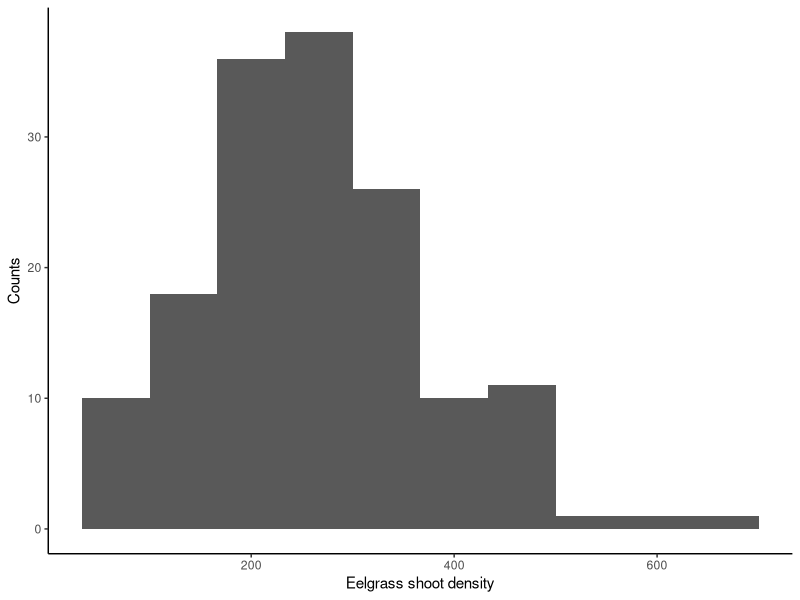
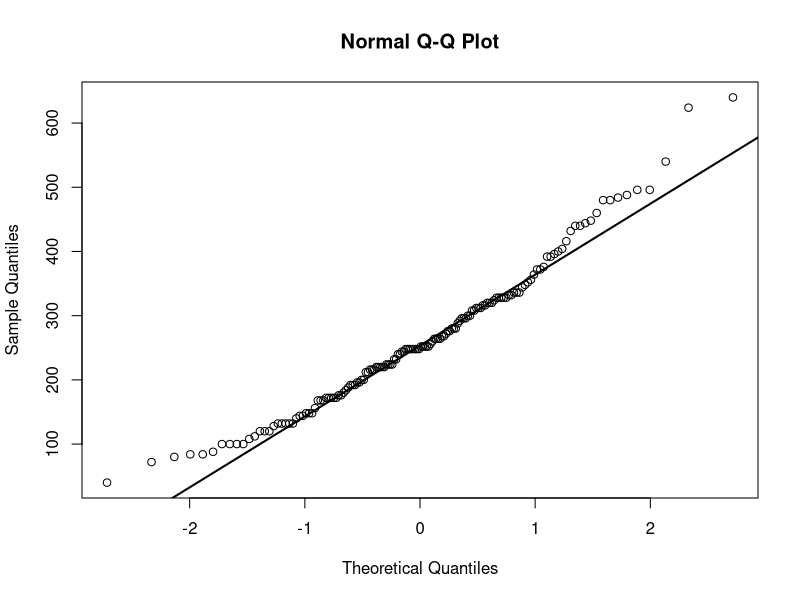
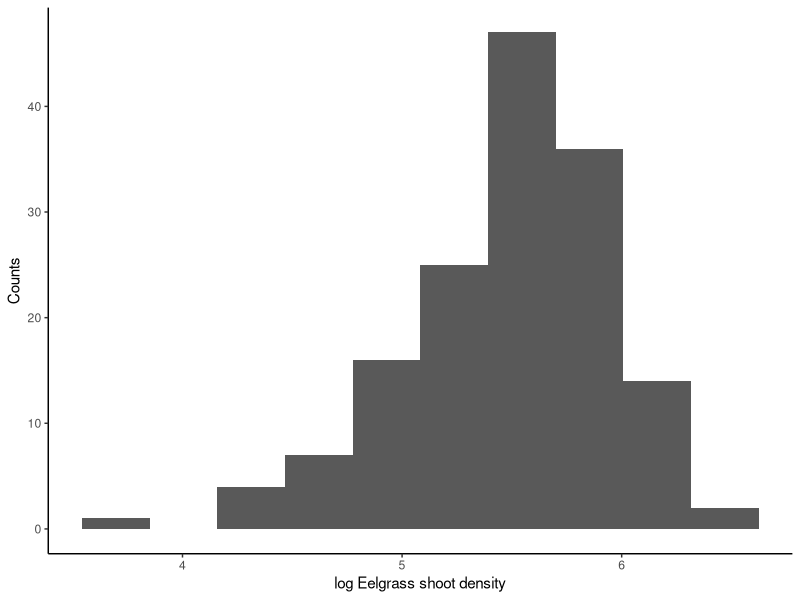
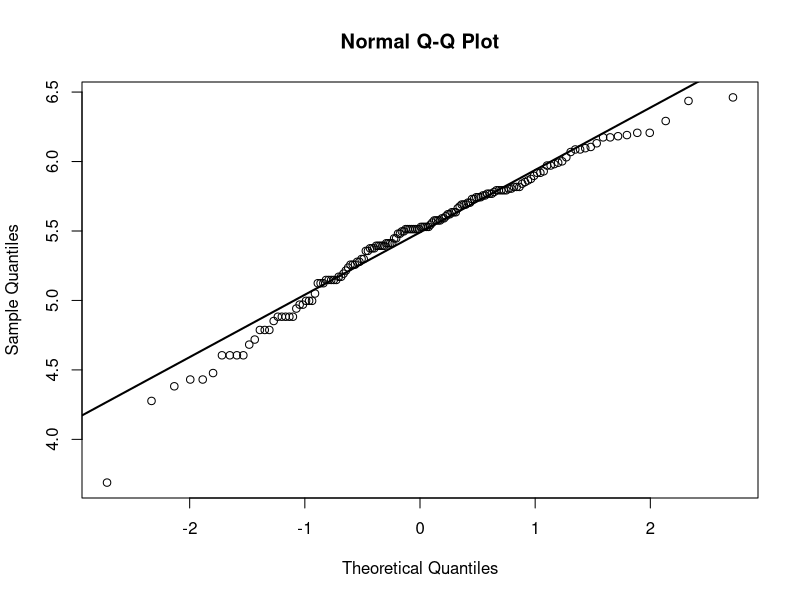
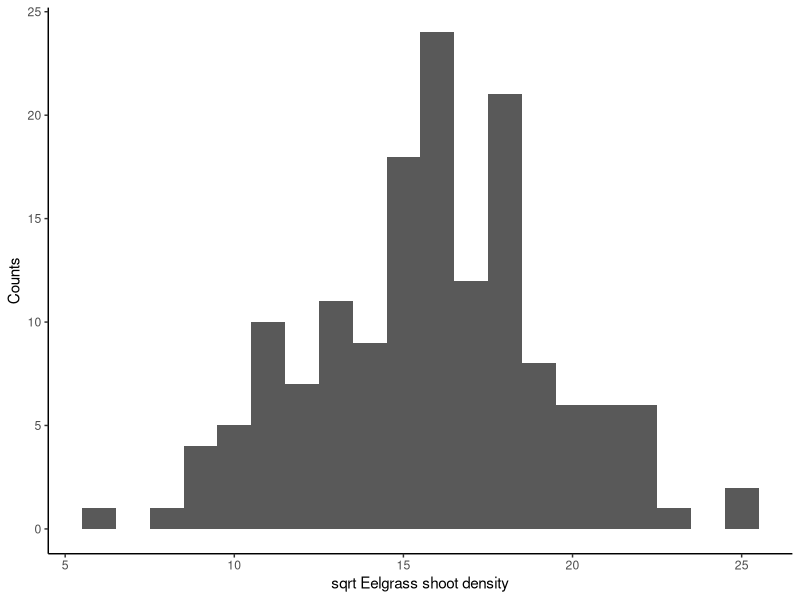
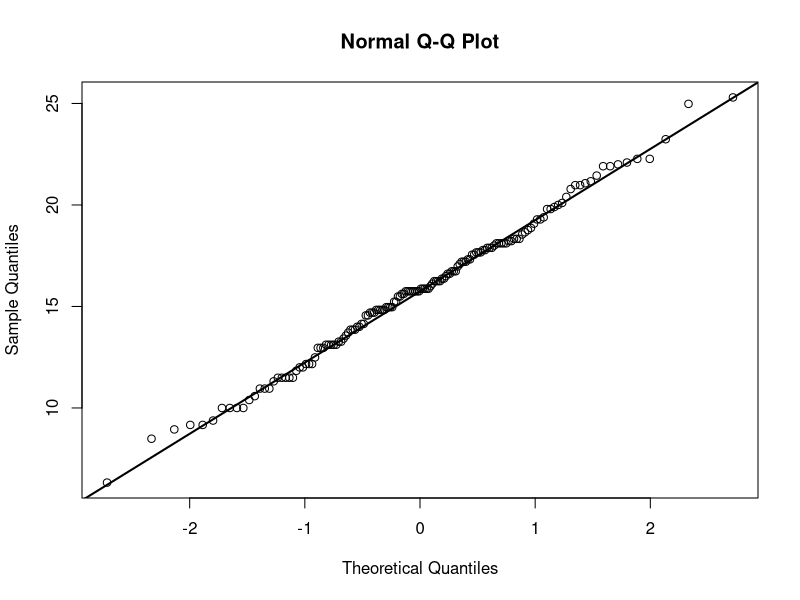
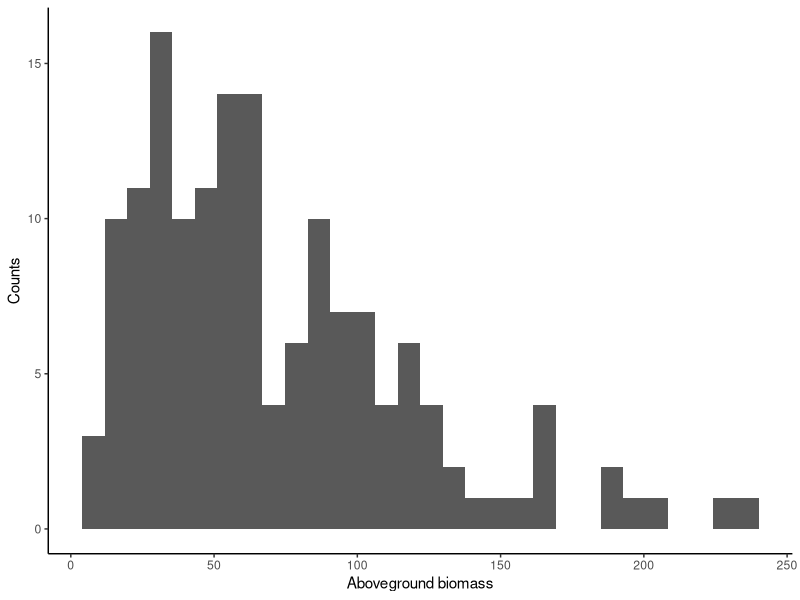
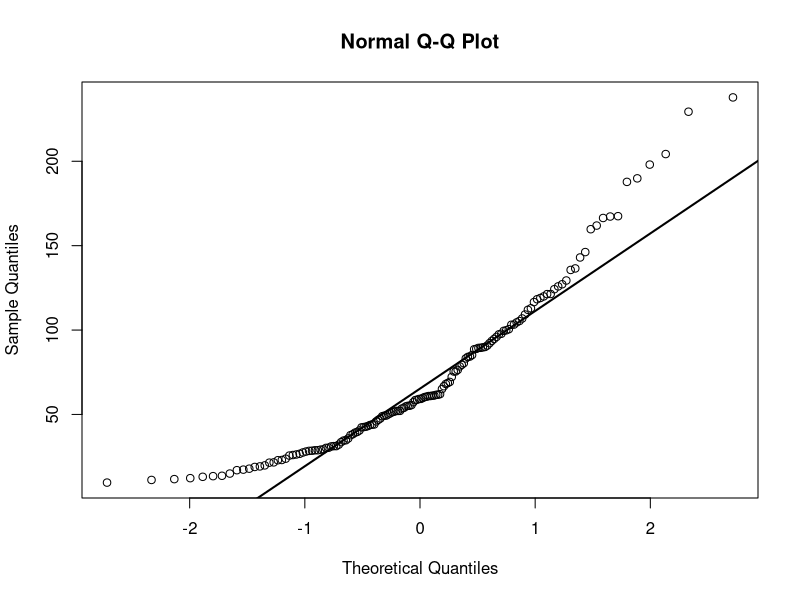

Reproduce these figures in R, in order. (Note: this script raises an error after producing the figures.)
## ---- chunk 1
library(ggplot2)
library(dplyr)

theme_set(theme_classic())
## ---- chunk 2
tran.dat <- read.csv( "../ALL_DATA/eelgrass_bio_sed_transect_derived.csv", header = TRUE, stringsAsFactors = FALSE)
## ---- chunk 3
tran.dat <- tran.dat %>% 
  filter(site != "2017_L_01" & site != "2017_H_01") %>% 
  filter(quadrat < 9)
## ---- chunk 4
## Raw data ##
ggplot(tran.dat, aes(eelgrass_shoots_msq)) +
  geom_histogram(bins = 10) +
  labs(x = "Eelgrass shoot density", y = "Counts")

qqnorm(tran.dat$eelgrass_shoots_msq)
qqline(tran.dat$eelgrass_shoots_msq, lwd = 2)

shapiro.test(tran.dat$eelgrass_shoots_msq)

## ln transformation ##
ggplot(tran.dat, aes(log(eelgrass_shoots_msq))) +
  geom_histogram(bins = 10) +
  labs(x = "log Eelgrass shoot density", y = "Counts")

qqnorm(log(tran.dat$eelgrass_shoots_msq))
qqline(log(tran.dat$eelgrass_shoots_msq), lwd = 2)

shapiro.test(log(tran.dat$eelgrass_shoots_msq))

## sqrt transfrormation ##
ggplot(tran.dat, aes(sqrt(eelgrass_shoots_msq))) +
  geom_histogram(binwidth = 1) +
  labs(x = "sqrt Eelgrass shoot density", y = "Counts")

qqnorm(sqrt(tran.dat$eelgrass_shoots_msq))
qqline(sqrt(tran.dat$eelgrass_shoots_msq), lwd = 2)

shapiro.test(sqrt(tran.dat$eelgrass_shoots_msq))
## ---- chunk 5
## Raw data ##
ggplot(tran.dat, aes(ag_mass)) +
  geom_histogram() +
  labs(x = "Aboveground biomass", y = "Counts")

qqnorm(tran.dat$ag_mass)
qqline(tran.dat$ag_mass, lwd = 2)

shapiro.test(tran.dat$ag_mass)

## ln transformed ##
ggplot(tran.dat, aes(log(ag_mass))) +
  geom_histogram() +
  labs(x = "log Aboveground biomass", y = "Counts")

qqnorm(log(tran.dat$ag_mass))
qqline(log(tran.dat$ag_mass), lwd = 2)

shapiro.test(log(tran.dat$ag_mass))

## sqrt transformation ##
ggplot(tran.dat, aes(sqrt(ag_mass))) +
  geom_histogram() +
  labs(x = "sqrt Aboveground biomass", y = "Counts")

qqnorm(sqrt(tran.dat$ag_mass))
qqline(sqrt(tran.dat$ag_mass), lwd = 2)

shapiro.test(sqrt(tran.dat$ag_mass))
## ---- chunk 6
## Raw data ##
ggplot(tran.dat, aes(bg_mass)) +
  geom_histogram() +
  labs(x = "Belowground biomass", y = "Counts")

qqnorm(tran.dat$bg_mass)
qqline(tran.dat$bg_mass, lwd = 2)

shapiro.test(tran.dat$bg_mass)

## ln transformed ##
ggplot(tran.dat, aes(log(bg_mass))) +
  geom_histogram() +
  labs(x = "log Belowground biomass", y = "Counts")

qqnorm(log(tran.dat$bg_mass))
qqline(log(tran.dat$bg_mass), lwd = 2)

shapiro.test(log(tran.dat$bg_mass))

## sqrt transformation ##
ggplot(tran.dat, aes(sqrt(bg_mass))) +
  geom_histogram() +
  labs(x = "sqrt belowground biomass", y = "Counts")

qqnorm(sqrt(tran.dat$bg_mass))
qqline(sqrt(tran.dat$bg_mass), lwd = 2)

shapiro.test(sqrt(tran.dat$bg_mass))
## ---- chunk 7
## Raw data ##
ggplot(tran.dat, aes(ag_mass / bg_mass)) +
  geom_histogram() +
  labs(x = "AG:BG biomass", y = "Counts")

qqnorm(tran.dat$ag_mass / tran.dat$bg_mass)
qqline(tran.dat$ag_mass / tran.dat$bg_mass, lwd = 2)

## ln transformed ##
ggplot(tran.dat, aes(log(ag_mass / bg_mass))) +
  geom_histogram() +
  labs(x = "log AG:BG biomass", y = "Counts")

qqnorm(log(tran.dat$ag_mass / tran.dat$bg_mass))
qqline(log(tran.dat$ag_mass / tran.dat$bg_mass), lwd = 2)

shapiro.test(log(tran.dat$ag_mass / tran.dat$bg_mass))

## sqrt transformation ##
ggplot(tran.dat, aes(sqrt(ag_mass / bg_mass))) +
  geom_histogram() +
  labs(x = "sqrt AG:BG biomass", y = "Counts")

qqnorm(sqrt(tran.dat$ag_mass / tran.dat$bg_mass))
qqline(sqrt(tran.dat$ag_mass / tran.dat$bg_mass), lwd = 2)

shapiro.test(sqrt(tran.dat$ag_mass / tran.dat$bg_mass))
## ---- chunk 8
## Raw data ##
ggplot(tran.dat, aes(epimass_shootmass)) +
  geom_histogram() +
  labs(x = "Epiphyte load", y = "Counts")

qqnorm(tran.dat$epimass_shootmass)
qqline(tran.dat$epimass_shootmass, lwd = 2)

## ln transformed ##
ggplot(tran.dat, aes(log(epimass_shootmass + 0.1))) +
  geom_histogram() +
  labs(x = "log Epiphyte load", y = "Counts")

qqnorm(log(tran.dat$epimass_shootmass + 0.1))
qqline(log(tran.dat$epimass_shootmass + 0.1), lwd = 2)

shapiro.test(log(tran.dat$epimass_shootmass + 0.1))

## sqrt transformation ##
ggplot(tran.dat, aes(sqrt(epimass_shootmass))) +
  geom_histogram() +
  labs(x = "sqrt Epiphyte load", y = "Counts")

qqnorm(sqrt(tran.dat$epimass_shootmass))
qqline(sqrt(tran.dat$epimass_shootmass), lwd = 2)

shapiro.test(sqrt(tran.dat$epimass_shootmass))
## ---- chunk 9
## raw data ##
ggplot(tran.dat, aes(grazmass_shootmass)) +
  geom_histogram(bins = 20) +
  labs(x = "Grazer load", y = "Count")

## ln transformation ##
ggplot(tran.dat, aes(log(grazmass_shootmass + 0.1))) +
  geom_histogram(bins = 10) +
  labs(x = " log Grazer load", y = "Count")

shapiro.test(log(tran.dat$grazmass_shootmass + 0.1))

## sqrt transformation ##
ggplot(tran.dat, aes(sqrt(grazmass_shootmass))) +
  geom_histogram(bins = 10) +
  labs(x = " sqrt Grazer load", y = "Count")

shapiro.test(sqrt(tran.dat$grazmass_shootmass))
## ---- chunk 10
## raw data ##
ggplot(tran.dat, aes(gastromass_shootmass)) +
  geom_histogram(bins = 20) +
  labs(x = "Grazer load", y = "Count")

## ln transformation ##
ggplot(tran.dat, aes(log(gastromass_shootmass + 0.1))) +
  geom_histogram(bins = 10) +
  labs(x = " log Grazer load", y = "Count")

shapiro.test(log(tran.dat$gastromass_shootmass + 0.1))

## sqrt transformation ##
ggplot(tran.dat, aes(sqrt(gastromass_shootmass))) +
  geom_histogram(bins = 10) +
  labs(x = " sqrt Grazer load", y = "Count")

shapiro.test(sqrt(tran.dat$gastromass_shootmass))
## ---- chunk 11
## raw data ##
ggplot(tran.dat, aes(crustmass_shootmass)) +
  geom_histogram(bins = 20) +
  labs(x = "Grazer load", y = "Count")

## ln transformation ##
ggplot(tran.dat, aes(log(crustmass_shootmass + 0.1))) +
  geom_histogram(bins = 10) +
  labs(x = " log Grazer load", y = "Count")

shapiro.test(log(tran.dat$crustmass_shootmass + 0.1))

## sqrt transformation ##
ggplot(tran.dat, aes(sqrt(crustmass_shootmass))) +
  geom_histogram(bins = 10) +
  labs(x = " sqrt Grazer load", y = "Count")

shapiro.test(sqrt(tran.dat$crustmass_shootmass))
